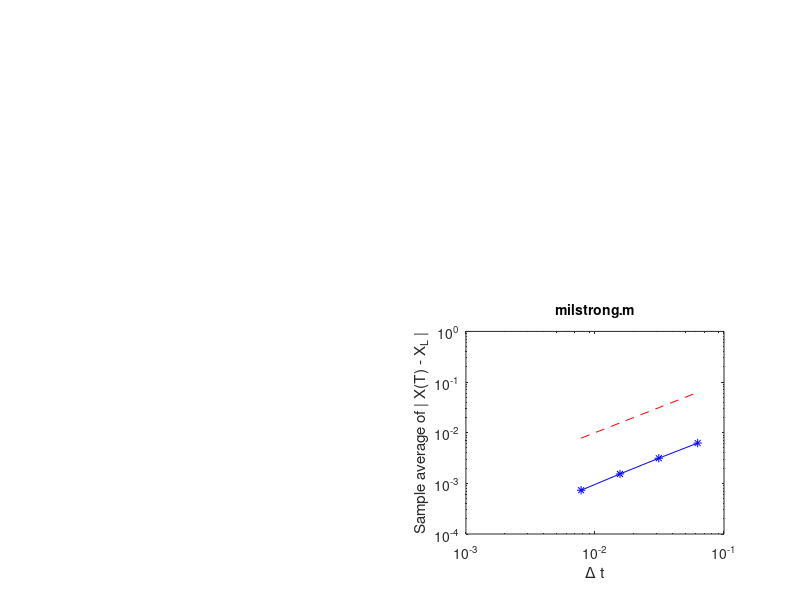

Recreate this plot in MATLAB.
%MILSTRONG Test strong convergence of Milstein: vectorized % 
% Solves dX = r*X*(K-X) dt + beta*X dW, X(0) = Xzero, % where r = 2, K= 1, beta = 1 and Xzero = 0.5.
% % Discretized Brownian path over [0,1] has dt = 2^(-11).
% Milstein uses timesteps 128*dt, 64*dt, 32*dt, 16*dt (also dt for reference). %
% Examines strong convergence at T=1: E | X_L - X(T) |.
% Code is vectorized: all paths computed simultaneously.

rand('state',100)
r = 2; K = 1; beta = 0.25; Xzero = 0.5;
T = 1; N = 2^(11); dt = T/N;
M = 500;

R = [1; 16; 32; 64; 128];
dW = sqrt(dt)*randn(M,N); Xmil = zeros(M,5); 

for p = 1:5
% problem parameters %
% number of paths sampled
% Milstein stepsizes are R*dt
% Brownian increments 
% preallocate array
    Dt = R(p)*dt; L = N/R(p); 
    Xtemp = Xzero*ones(M,1); 
    for j = 1:L
% L timesteps of size Dt = R dt
    Winc = sum(dW(:,R(p)*(j-1)+1:R(p)*j),2);
    Xtemp = Xtemp + Dt*r*Xtemp.*(K-Xtemp) + beta*Xtemp.*Winc ...
            + 0.5*beta^2*Xtemp.*(Winc.^2 - Dt); 
    end
Xmil(:,p) = Xtemp;
% store Milstein solution at t =1
end

Xref = Xmil(:,1);
Xerr = abs(Xmil(:,2:5) - repmat(Xref,1,4)); 
mean(Xerr); Dtvals = dt*R(2:5);

subplot(224) 
loglog(Dtvals,mean(Xerr),'b*-'), hold on 
loglog(Dtvals,Dtvals,'r--'), hold off 
axis([1e-3 1e-1 1e-4 1]) 
xlabel('\Delta t')
ylabel('Sample average of | X(T) - X_L |') 
title('milstrong.m','FontSize',10)
% Reference solution % Error in each path % Mean pathwise erorrs % Milstein timesteps used
% lower RH picture
% reference slope of 1
%%%% Least squares fit of error = C * Dt^q %%%%
A = [ones(4,1), log(Dtvals)]; rhs = log(mean(Xerr)'); 
sol = A\rhs; q = sol(2) 
resid = norm(A*sol - rhs)
